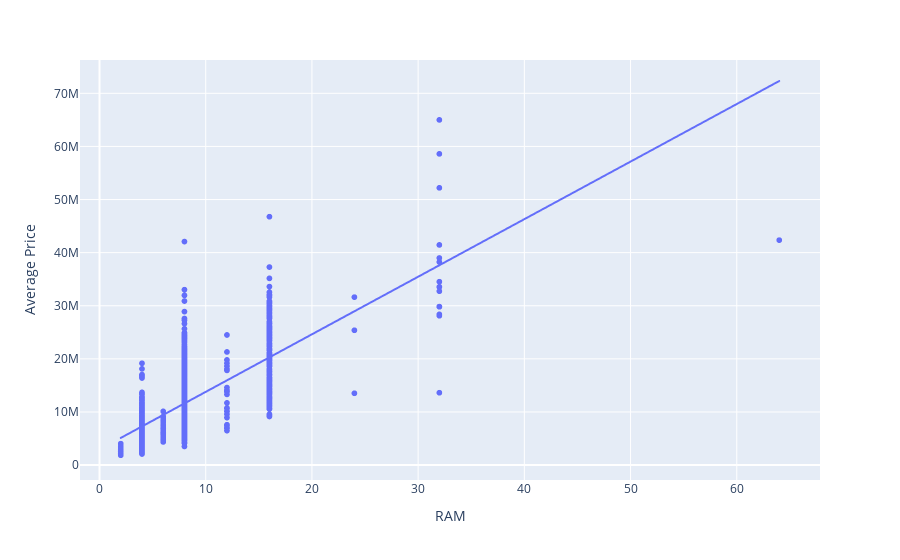

The code cell stored with this chart in its notebook:
### Code cell
## Creating a bar chart graph 
fig= px.scatter( df, x=df['RamGB'],
            y= df['Price'] ,trendline="ols" )
fig.update_xaxes(title='RAM')
fig.update_yaxes(title='Average Price')

### Figure 1 — Plotly figure (JSON) as saved in the notebook; plotly's stock layout.template omitted (floating-point values rounded to 4 significant figures; data arrays with more than 128 entries replaced by an {"elided": "..."} marker saying what was removed)
{"data": [{"hovertemplate": "RamGB=%{x}<br>Price=%{y}<extra></extra>", "legendgroup": "", "marker": {"color": "#636efa", "symbol": "circle"}, "mode": "markers", "name": "", "showlegend": false, "type": "scattergl", "x": {"elided": "1274 int values"}, "xaxis": "x", "y": {"elided": "1274 float values"}, "yaxis": "y"}, {"hovertemplate": "<b>OLS trendline</b><br>Price = 1.08391e+06 * RamGB + 2.94777e+06<br>R<sup>2</sup>=0.547758<br><br>RamGB=%{x}<br>Price=%{y} <b>(trend)</b><extra></extra>", "legendgroup": "", "marker": {"color": "#636efa", "symbol": "circle"}, "mode": "lines", "name": "", "showlegend": false, "type": "scattergl", "x": {"elided": "1274 int values"}, "xaxis": "x", "y": {"elided": "1274 float values"}, "yaxis": "y"}], "layout": {"legend": {"tracegroupgap": 0}, "margin": {"t": 60}, "xaxis": {"anchor": "y", "domain": [0, 1], "title": {"text": "RAM"}}, "yaxis": {"anchor": "x", "domain": [0, 1], "title": {"text": "Average Price"}}}}
